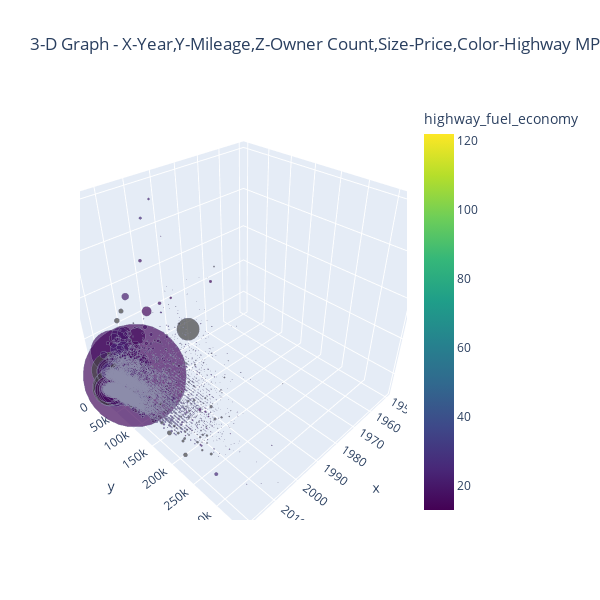

Source (notebook cell):
### Code cell
import plotly.graph_objects as go

#controls the numer of rows to be read in the dataframe
start, end = 0, 20000
fig = go.Figure(data=go.Scatter3d(
    x=df['year'][start:end],
    y=df['mileage'][start:end],
    z=df['owner_count'][start:end],
    text=df['model_name'][start:end],
    mode='markers',
    marker=dict(
        sizemode='diameter',
        sizeref=12000,
        size=df['price'][start:end],
        color = df['highway_fuel_economy'][start:end],
        colorscale = 'Viridis',
        colorbar_title = 'highway_fuel_economy<br>',
        line_color='rgb(140, 140, 170)'
    )
))








fig.update_layout(height=600, width=600,
                  title='3-D Graph - X-Year,Y-Mileage,Z-Owner Count,Size-Price,Color-Highway MPG')

### Figure 1 — Plotly figure (JSON) as saved in the notebook; plotly's stock layout.template omitted (floating-point values rounded to 4 significant figures; data arrays with more than 128 entries replaced by an {"elided": "..."} marker saying what was removed)
{"data": [{"marker": {"color": {"elided": "20000 int values"}, "colorbar": {"title": {"text": "highway_fuel_economy<br>"}}, "colorscale": [[0, "#440154"], [0.1111, "#482878"], [0.2222, "#3e4989"], [0.3333, "#31688e"], [0.4444, "#26828e"], [0.5556, "#1f9e89"], [0.6667, "#35b779"], [0.7778, "#6ece58"], [0.8889, "#b5de2b"], [1, "#fde725"]], "line": {"color": "rgb(140, 140, 170)"}, "size": {"elided": "20000 int values"}, "sizemode": "diameter", "sizeref": 12000}, "mode": "markers", "text": {"elided": "20000 str values"}, "type": "scatter3d", "x": {"elided": "20000 int values"}, "y": {"elided": "20000 int values"}, "z": {"elided": "20000 int values"}}], "layout": {"height": 600, "title": {"text": "3-D Graph - X-Year,Y-Mileage,Z-Owner Count,Size-Price,Color-Highway MPG"}, "width": 600}}
